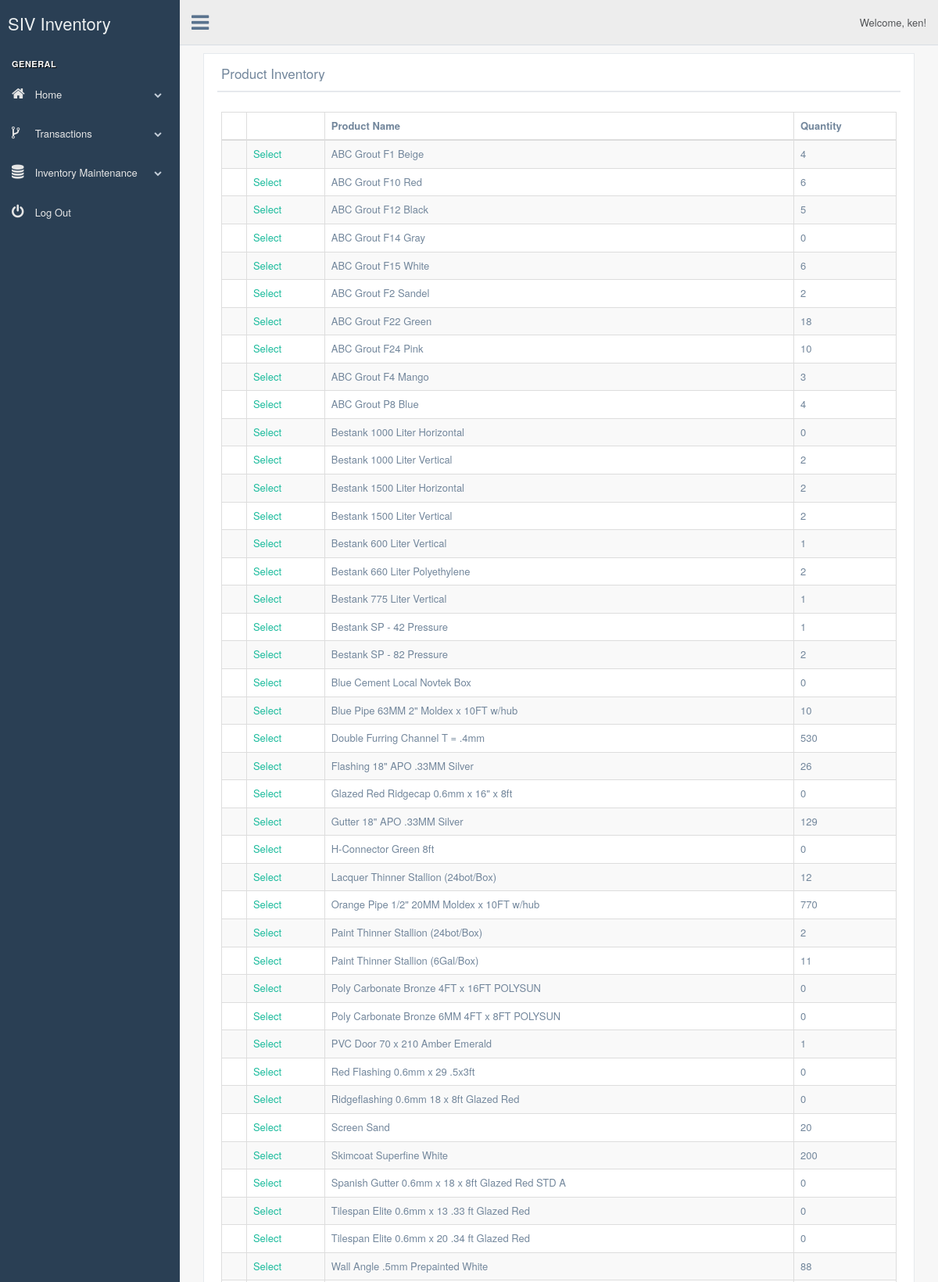
/production/index.php (signed in, upper part), run on the app's committed database.
### tables this page shows
CREATE TABLE `products` (
  `id` int(11) NOT NULL,
  `productName` varchar(255) DEFAULT NULL,
  `productCategory` varchar(255) DEFAULT NULL,
  `productQuantity` decimal(10,0) NOT NULL,
  `productPrice` decimal(18,2) DEFAULT NULL,
  `counts` varchar(20) NOT NULL
);

### production/index.php (the view, shortened to what this page needs)
<?php
	include 'db/dbh.php';
	include 'top-template.php';
  $query = "SELECT * FROM `products` ORDER BY LENGTH(counts), counts ASC, productName ASC";
  $result = $db->query($query);
?>
<div class="col-md-12 col-sm-12 col-xs-12">
    <div class="x_panel">
      <div class="x_title">
        <h2>Product Inventory</small></h2>
        <div class="clearfix"></div>
      </div>
      <div class="x_content">
        <table id="datatable-checkbox" class="table table-striped table-bordered bulk_action">
          <thead>
            <tr>
              <th></th>
              <th></th>
              <th>Product Name</th>
              <th>Quantity</th>
            </tr>
          </thead>
          <tbody>
          <?php while($row = $result->fetch_assoc()): ?>
            <tr>
              <td></td>
              <td>
							 <a class="green" href="stock-history-log-form.php?id=<?php echo $row['id']?>">Select</a>
						  </td>
              <td><?php echo $row['productName']; ?></td>
              <td><?php echo $row['productQuantity']; ?></td>
            </tr>
          <?php endwhile;?>
          </tbody>
        </table>
      </div>
    </div>
  </div>
<?php
	include 'bottom-template.php';
?>

### data on the page
products: productName "ABC Grout F1 Beige", productQuantity "4"
products: productName "ABC Grout F10 Red", productQuantity "6"
products: productName "ABC Grout F12 Black", productQuantity "5"
products: productName "ABC Grout F14 Gray", productQuantity "0"
products: productName "ABC Grout F15 White", productQuantity "6"
products: productName "ABC Grout F2 Sandel", productQuantity "2"
products: productName "ABC Grout F22 Green", productQuantity "18"
products: productName "ABC Grout F24 Pink", productQuantity "10"
products: productName "ABC Grout F4 Mango", productQuantity "3"
products: productName "ABC Grout P8 Blue", productQuantity "4"
products: productName "Bestank 1000 Liter Horizontal", productQuantity "0"
products: productName "Bestank 1000 Liter Vertical", productQuantity "2"
products: productName "Bestank 1500 Liter Horizontal", productQuantity "2"
products: productName "Bestank 1500 Liter Vertical", productQuantity "2"
products: productName "Bestank 600 Liter Vertical", productQuantity "1"
products: productName "Bestank 660 Liter Polyethylene", productQuantity "2"
products: productName "Bestank 775 Liter Vertical", productQuantity "1"
products: productName "Bestank SP - 42 Pressure", productQuantity "1"
products: productName "Bestank SP - 82 Pressure", productQuantity "2"
products: productName "Blue Cement Local Novtek Box", productQuantity "0"
products: productName "Blue Pipe 63MM 2\" Moldex x 10FT w/hub", productQuantity "10"
products: productName "Double Furring Channel T = .4mm", productQuantity "530"
products: productName "Flashing 18\" APO .33MM Silver", productQuantity "26"
products: productName "Glazed Red Ridgecap 0.6mm x 16\" x 8ft", productQuantity "0"
products: productName "Gutter 18\" APO .33MM Silver", productQuantity "129"
products: productName "H-Connector Green 8ft", productQuantity "0"
products: productName "Lacquer Thinner Stallion (24bot/Box)", productQuantity "12"
products: productName "Orange Pipe 1/2\" 20MM Moldex x 10FT w/hub", productQuantity "770"
products: productName "Paint Thinner Stallion (24bot/Box)", productQuantity "2"
products: productName "Paint Thinner Stallion (6Gal/Box)", productQuantity "11"
products: productName "Poly Carbonate Bronze 4FT x 16FT POLYSUN", productQuantity "0"
products: productName "Poly Carbonate Bronze 6MM 4FT x 8FT POLYSUN", productQuantity "0"
products: productName "PVC Door 70 x 210 Amber Emerald", productQuantity "1"
products: productName "Red Flashing 0.6mm x 29 .5x3ft", productQuantity "0"
products: productName "Ridgeflashing 0.6mm 18 x 8ft Glazed Red", productQuantity "0"
products: productName "Screen Sand", productQuantity "20"
products: productName "Skimcoat Superfine White", productQuantity "200"
products: productName "Spanish Gutter 0.6mm x 18 x 8ft Glazed Red STD A", productQuantity "0"
products: productName "Tilespan Elite 0.6mm x 13 .33 ft Glazed Red", productQuantity "0"
products: productName "Tilespan Elite 0.6mm x 20 .34 ft Glazed Red", productQuantity "0"
products: productName "Wall Angle .5mm Prepainted White", productQuantity "88"

### other printed values
$_SESSION['user'] "ken"
